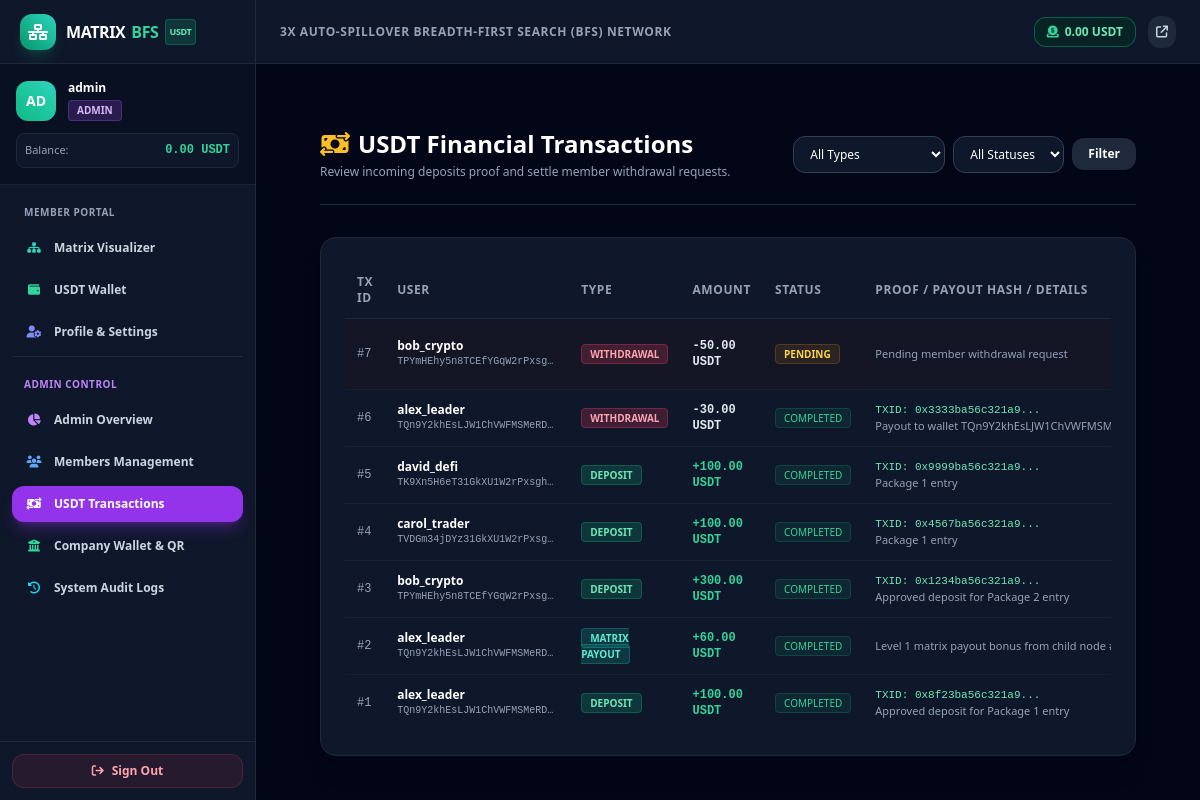
The page /admin/transactions.php (signed in) on the database as committed earlier.
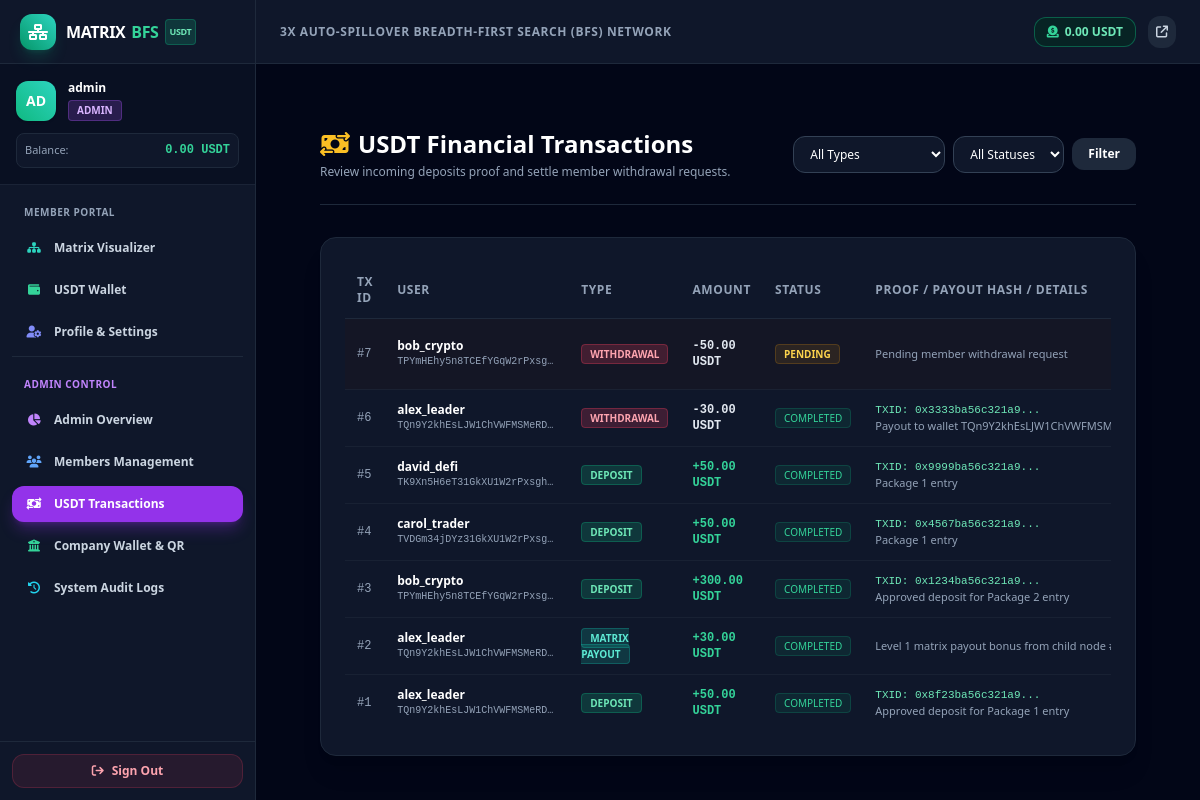
The same page on the database as committed later.
### tables this page shows
CREATE TABLE `transactions` (
  `id` INT AUTO_INCREMENT PRIMARY KEY,
  `user_id` INT NOT NULL,
  `type` ENUM('deposit', 'withdrawal', 'matrix_payout', 'rebirth_fee', 'package_upgrade') NOT NULL,
  `amount_usdt` DECIMAL(18,2) NOT NULL,
  `tx_hash` VARCHAR(128) NULL,
  `status` ENUM('pending', 'completed', 'failed') NOT NULL DEFAULT 'pending',
  `details` VARCHAR(255) NULL,
  `created_at` TIMESTAMP DEFAULT CURRENT_TIMESTAMP,
  INDEX `idx_tx_user` (`user_id`),
  INDEX `idx_tx_type` (`type`),
  INDEX `idx_tx_status` (`status`),
  CONSTRAINT `fk_tx_user` FOREIGN KEY (`user_id`) REFERENCES `users` (`id`) ON DELETE CASCADE
);

CREATE TABLE `users` (
  `id` INT AUTO_INCREMENT PRIMARY KEY,
  `username` VARCHAR(50) NOT NULL UNIQUE,
  `sponsor_id` INT NULL,
  `email` VARCHAR(100) NOT NULL UNIQUE,
  `phone` VARCHAR(30) NULL,
  `gender` ENUM('male', 'female', 'other', 'prefer_not_to_say') NULL,
  `dob` DATE NULL,
  `address` TEXT NULL,
  `city` VARCHAR(100) NULL,
  `district` VARCHAR(100) NULL,
  `state_province` VARCHAR(100) NULL,
  `country` VARCHAR(100) NULL,
  `password` VARCHAR(255) NOT NULL,
  `usdt_wallet` VARCHAR(100) NULL,
  `usdt_network` VARCHAR(30) DEFAULT 'TRC20',
  `qr_code_path` VARCHAR(255) NULL,
  `role` ENUM('admin', 'member') NOT NULL DEFAULT 'member',
  `status` ENUM('active', 'suspended', 'pending') NOT NULL DEFAULT 'active',
  `created_at` TIMESTAMP DEFAULT CURRENT_TIMESTAMP,
  INDEX `idx_users_sponsor` (`sponsor_id`),
  INDEX `idx_users_role` (`role`),
  INDEX `idx_users_status` (`status`)
);

### includes/functions.php (called while the page is built, shortened)
<?php
function e(?string $value): string {
    return htmlspecialchars((string)($value ?? ''), ENT_QUOTES, 'UTF-8');
}
function formatUsdt(float|string|int|null $amount): string {
    $num = (float)($amount ?? 0);
    return number_format($num, 2, '.', ',');
}

### admin/transactions.php (the view, shortened to what the changed rows need)
<?php
require_once __DIR__ . '/../includes/functions.php';
$pdo = getDatabaseConnection();
$sql = "
    SELECT t.*, u.username, u.email, u.usdt_wallet AS user_payout_wallet
    FROM transactions t
    JOIN users u ON t.user_id = u.id
    WHERE 1=1
";
$params = [];
$sql .= " ORDER BY (t.status = 'pending') DESC, t.id DESC LIMIT 100";
$stmt = $pdo->prepare($sql);
$stmt->execute($params);
$transactions = $stmt->fetchAll();
require_once __DIR__ . '/../includes/header.php';
?>
<div class="max-w-7xl mx-auto px-4 sm:px-6 lg:px-8 py-8 space-y-8">
    <div class="flex flex-col sm:flex-row items-start sm:items-center justify-between pb-6 border-b border-slate-800 gap-4">
        <div>
            <h1 class="text-2xl font-black text-white flex items-center gap-2">
                <i class="fa-solid fa-money-bill-transfer text-amber-400"></i> USDT Financial Transactions
            </h1>
        </div>
    </div>
    <div class="bg-slate-900 border border-slate-800 rounded-2xl p-6 shadow-xl">
        <div class="overflow-x-auto custom-scroll">
            <table class="w-full text-left text-xs border-collapse">
                <thead>
                    <tr class="border-b border-slate-800 text-slate-400 uppercase tracking-wider">
                        <th class="py-3 px-3">TX ID</th>
                        <th class="py-3 px-3">User</th>
                        <th class="py-3 px-3">Type</th>
                        <th class="py-3 px-3">Amount</th>
                        <th class="py-3 px-3">Status</th>
                        <th class="py-3 px-3">Proof / Payout Hash / Details</th>
                    </tr>
                </thead>
                <tbody class="divide-y divide-slate-800/60">
                    <?php if (empty($transactions)): ?>
                        <tr>
                            <td colspan="8" class="text-center py-8 text-slate-500">No transactions found matching criteria.</td>
                        </tr>
                    <?php else: ?>
                        <?php foreach ($transactions as $tx): ?>
                            <tr class="hover:bg-slate-800/40 transition <?= $tx['status'] === 'pending' ? 'bg-amber-950/10' : '' ?>">
                                <td class="py-3 px-3 font-mono text-slate-400">#<?= (int)$tx['id'] ?></td>
                                <td class="py-3 px-3">
                                    <div class="font-bold text-white"><?= e($tx['username']) ?></div>
                                    <div class="text-[10px] text-slate-400 font-mono truncate max-w-[160px]" title="<?= e($tx['user_payout_wallet'] ?? '') ?>">
                                        <?= e($tx['user_payout_wallet'] ?: 'No wallet') ?>
                                    </div>
                                </td>
                                <td class="py-3 px-3">
                                    <?php
                                    $badge = match ($tx['type']) {
                                        'deposit' => 'bg-emerald-500/20 text-emerald-300 border-emerald-500/30',
                                        'withdrawal' => 'bg-rose-500/20 text-rose-300 border-rose-500/30',
                                        'matrix_payout' => 'bg-teal-500/20 text-teal-300 border-teal-500/30',
                                        'rebirth_fee' => 'bg-purple-500/20 text-purple-300 border-purple-500/30',
                                        'package_upgrade' => 'bg-amber-500/20 text-amber-300 border-amber-500/30',
                                        default => 'bg-slate-800 text-slate-300',
                                    };
                                    ?>
                                    <span class="px-2 py-0.5 rounded border text-[10px] font-bold uppercase <?= $badge ?>">
                                        <?= str_replace('_', ' ', $tx['type']) ?>
                                    </span>
                                </td>
                                <td class="py-3 px-3 font-mono font-bold <?= in_array($tx['type'], ['deposit', 'matrix_payout']) ? 'text-emerald-400' : 'text-slate-200' ?>">
                                    <?= in_array($tx['type'], ['deposit', 'matrix_payout']) ? '+' : '-' ?><?= formatUsdt($tx['amount_usdt']) ?> USDT
                                </td>
                                <td class="py-3 px-3">
                                    <?php
                                    $stBadge = match ($tx['status']) {
                                        'completed' => 'bg-emerald-500/10 text-emerald-400 border-emerald-500/20',
                                        'pending'   => 'bg-amber-500/10 text-amber-300 border-amber-500/20 animate-pulse font-bold',
                                        default     => 'bg-rose-500/10 text-rose-400 border-rose-500/20',
                                    };
                                    ?>
                                    <span class="px-2 py-0.5 rounded border text-[10px] uppercase <?= $stBadge ?>">
                                        <?= e($tx['status']) ?>
                                    </span>
                                </td>
                                <td class="py-3 px-3 text-slate-400 max-w-xs truncate">
                                    <?php if ($tx['tx_hash']): ?>
                                        <div class="font-mono text-[11px] text-emerald-300" title="<?= e($tx['tx_hash']) ?>">
                                            TXID: <?= substr($tx['tx_hash'], 0, 16) ?>...
                                        </div>
                                    <?php endif; ?>
                                    <div class="text-[11px] text-slate-400"><?= e($tx['details'] ?? '-') ?></div>
                                </td>
                            </tr>
                        <?php endforeach; ?>
                    <?php endif; ?>
                </tbody>
            </table>
        </div>
    </div>
</div>
<?php require_once __DIR__ . '/../includes/footer.php'; ?>

Rows that differ between the two databases and show on the page:
changed transactions "0x9999ba56c321a9": amount_usdt "100.00" → "50.00"
changed transactions "0x4567ba56c321a9": amount_usdt "100.00" → "50.00"
changed transactions "MATRIX PAYOUT": amount_usdt "60.00" → "30.00"
changed transactions "0x8f23ba56c321a9": amount_usdt "100.00" → "50.00"
